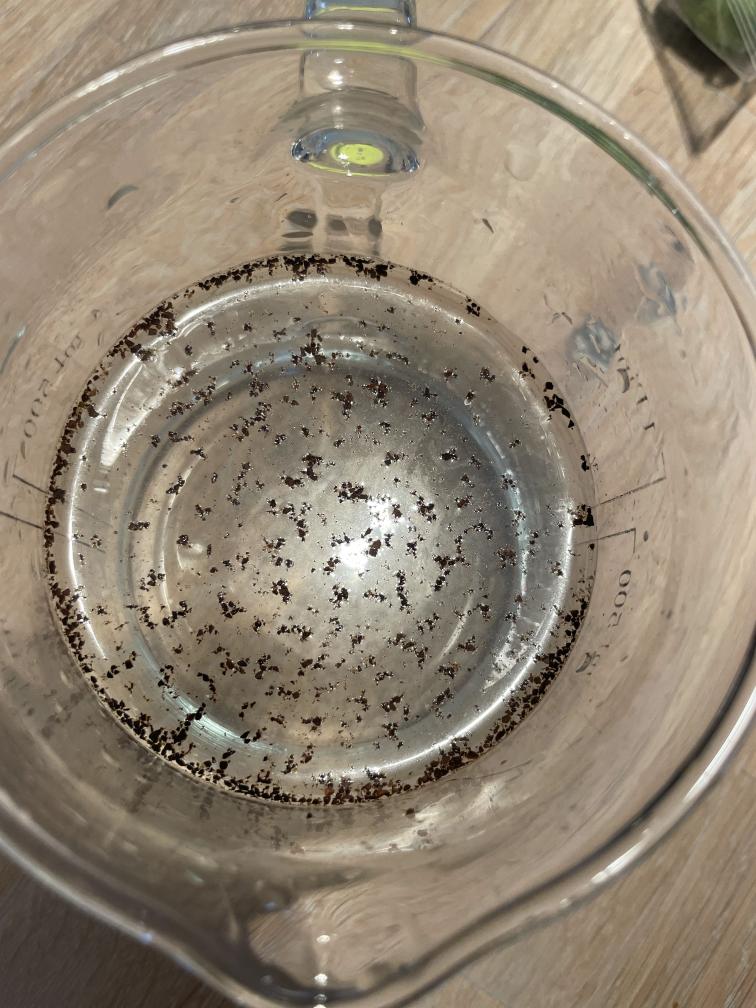
#> input picture images/kaffe_image_1.jpg, 3024 x 4032 px (shown at 1/4 size)
$ python image_tracker.py
#> lines starting #> are read from the running program, lines starting #| are printed output that depends on the picture; after the words box and inside, x2 and y2 are one past the last pixel; in counts of white or black regions, pixels touching at a corner belong together
import cv2 as cv
import numpy as np

image = cv.imread("images/kaffe_image_1.jpg", cv.IMREAD_GRAYSCALE)
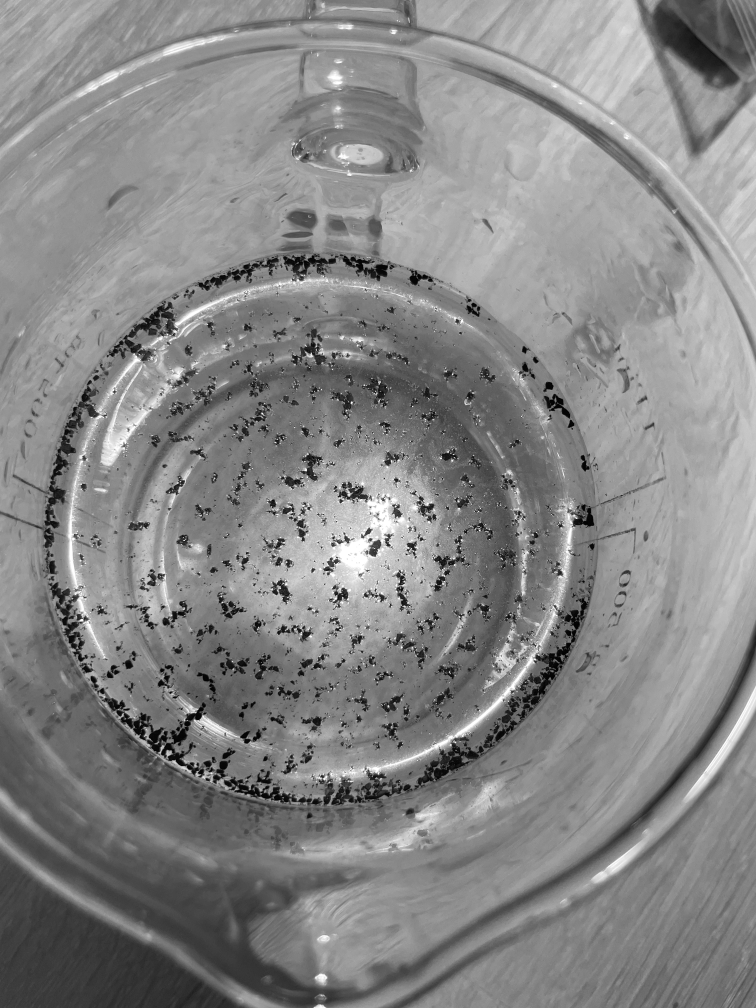
#> image: shape (4032, 3024) (shown at 1/4 size); min 0, max 255, mean 134.4

image = cv.GaussianBlur(image, (11, 11), 0)
image = cv.bilateralFilter(image, 11, 75, 75 )
image = cv.normalize(image, None, 0, 255, cv.NORM_MINMAX)

threshold = cv.adaptiveThreshold(
    image, 255, cv.ADAPTIVE_THRESH_GAUSSIAN_C,
    cv.THRESH_BINARY_INV, 21, 2
)
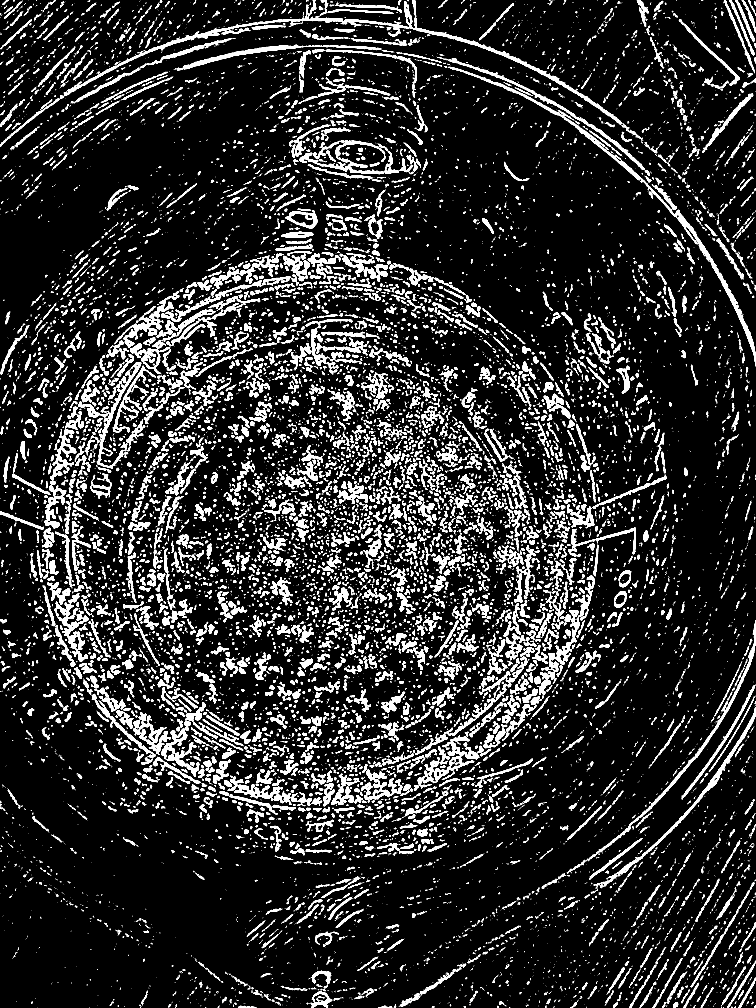
#> threshold: shape (4032, 3024) (shown at 1/4 size); 11.6% white; 24723 white regions (18409 under 20 px), largest, box (x1, y1, x2, y2) and area: (255, 0, 2490, 499) 28889, (1794, 267, 3024, 1462) 20038, (1670, 2942, 1935, 3153) 10716

edges = cv.Canny(image, 30, 100)
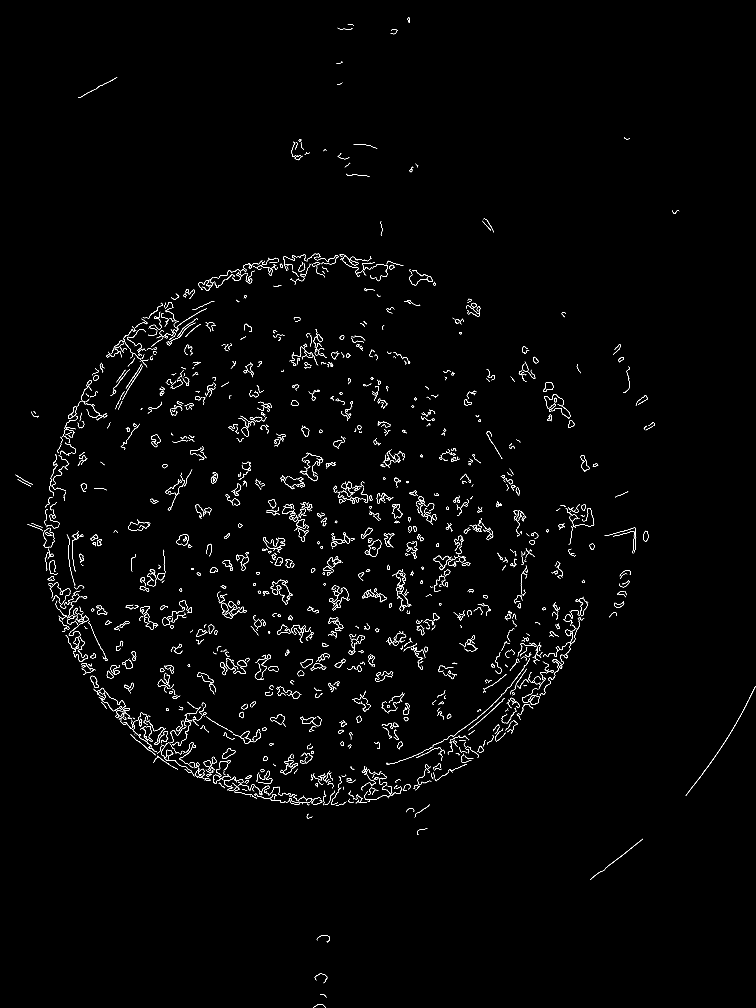
#> edges: shape (4032, 3024) (shown at 1/4 size); 0.79% white in thin lines or dots
threshold = cv.bitwise_or(threshold, edges)
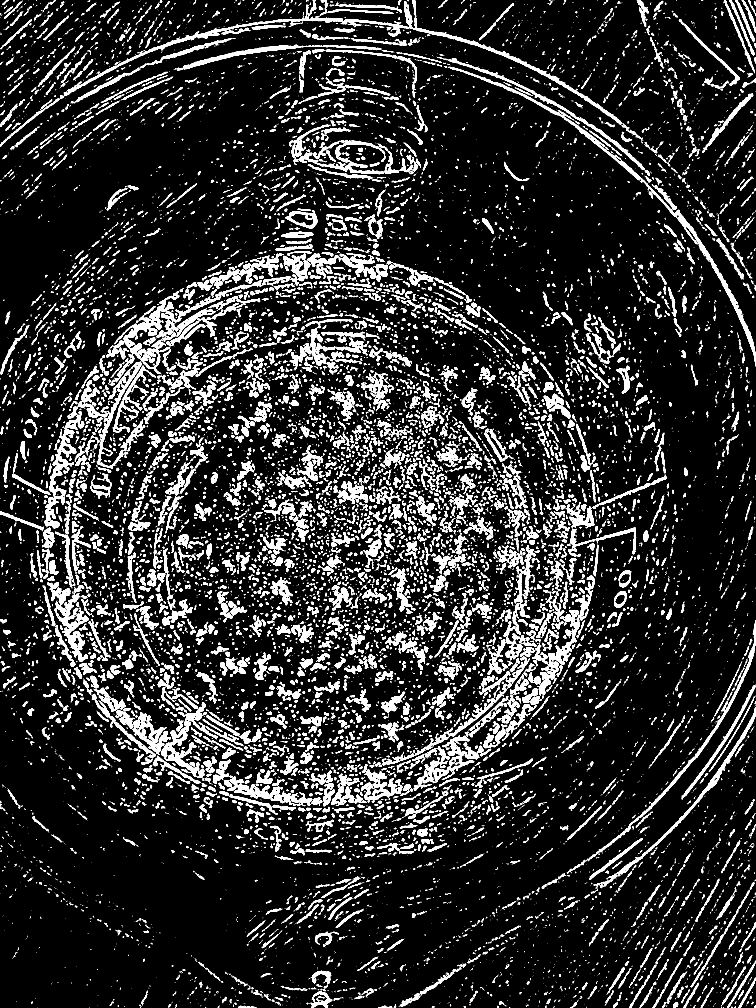
#> threshold: shape (4032, 3024) (shown at 1/4 size); 12.1% white; 24615 white regions (18472 under 20 px)

contours, _ = cv.findContours(
    threshold, cv.RETR_EXTERNAL, cv.CHAIN_APPROX_SIMPLE
)
#> contours = 24583 contours, 19559 with area under 20; largest, box (x1, y1, x2, y2) and area: (255, 0, 2490, 499) 26377, (442, 1121, 1046, 1543) 25807, (1794, 267, 3024, 1462) 18670, (2129, 2302, 2378, 2784) 15429, (1670, 2942, 1935, 3153) 13924

objects = []
for contour in contours:
    area = cv.contourArea(contour)
    if  50 < area < 750:
        objects.append(contour)
#> this loop made 24583 passes
#> area on passes 19, 35, 36: 20.5, 43.5, 24
#> after the loop, objects = 2886 contours; largest, box (x1, y1, x2, y2) and area: (827, 2175, 846, 2238) 746, (1444, 2110, 1492, 2154) 744, (293, 2012, 393, 2079) 744, (843, 1888, 872, 1935) 744, (1200, 3011, 1252, 3054) 743

output_image = cv.cvtColor(image, cv.COLOR_GRAY2BGR)
cv.drawContours(output_image, objects, -1, (0, 0, 255), 1)
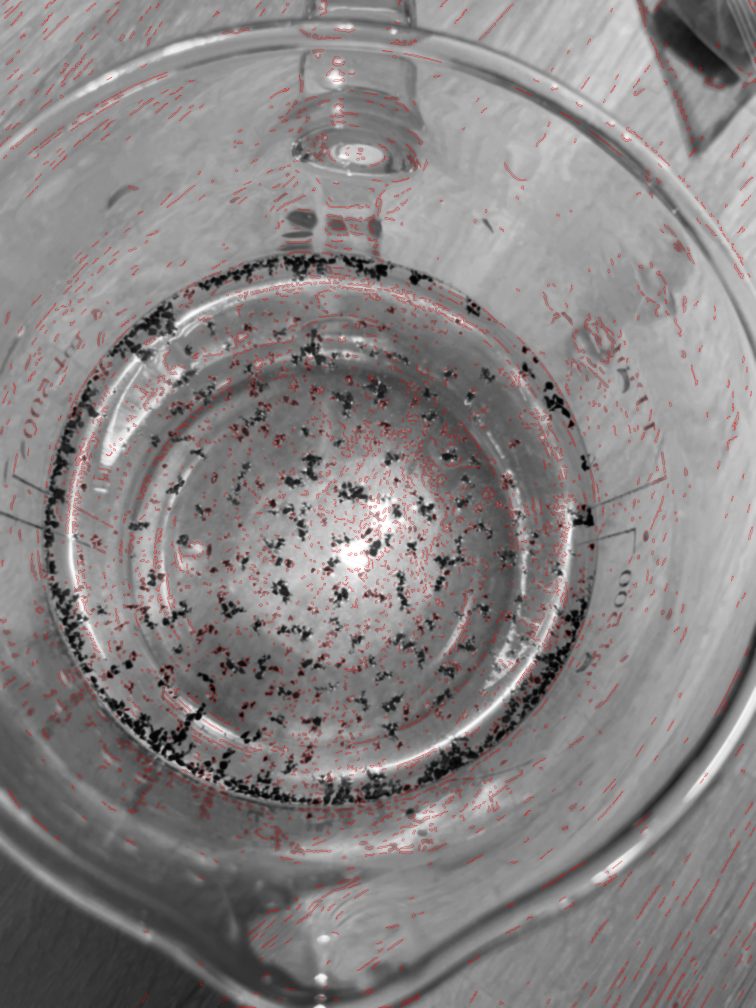
#> output_image: shape (4032, 3024, 3) (shown at 1/4 size); mean B, G, R 130.9, 130.9, 135.1

print(len(objects))
#| 2886

cv.imshow("Detected Objects", output_image)
cv.waitKey(0)
cv.destroyAllWindows()
